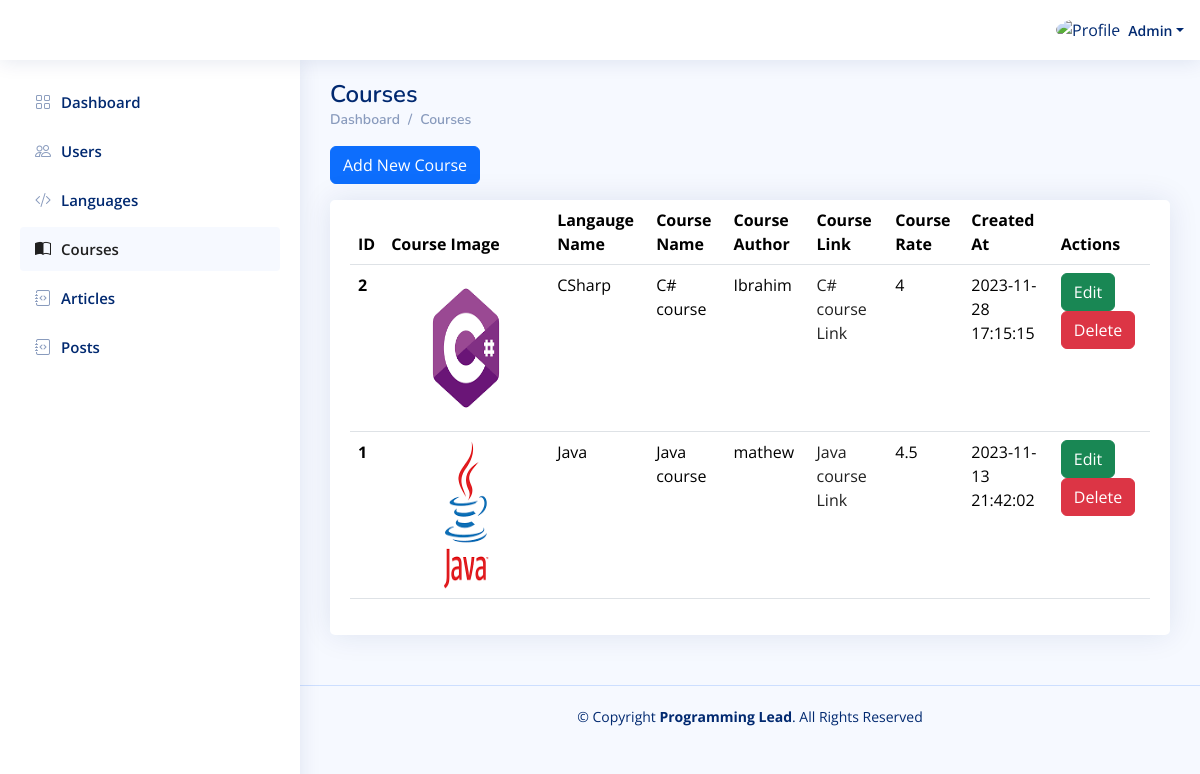
Page /Admin_Dashboard/Courses.php (signed in) on the committed database.
### tables this page shows
CREATE TABLE `users` (
  `id` int(11) NOT NULL,
  `user_type_id` int(11) DEFAULT NULL,
  `name` varchar(255) NOT NULL,
  `email` varchar(255) NOT NULL,
  `password` varchar(255) NOT NULL,
  `phone` varchar(255) NOT NULL,
  `image` varchar(255) DEFAULT 'Reader-Images/userDefault.png',
  `active` int(11) NOT NULL DEFAULT 1,
  `created_at` datetime NOT NULL DEFAULT current_timestamp()
);

CREATE TABLE `languages_courses` (
  `id` int(11) NOT NULL,
  `language_id` int(11) DEFAULT NULL,
  `name` varchar(255) NOT NULL,
  `description` text NOT NULL,
  `image` varchar(255) DEFAULT NULL,
  `author` varchar(255) DEFAULT NULL,
  `link` varchar(255) NOT NULL,
  `rate` varchar(255) NOT NULL,
  `active` int(11) NOT NULL DEFAULT 1,
  `created_at` datetime NOT NULL DEFAULT current_timestamp()
);

CREATE TABLE `languages` (
  `id` int(11) NOT NULL,
  `name` varchar(255) DEFAULT NULL,
  `description` text NOT NULL,
  `image` varchar(255) NOT NULL,
  `started_date` varchar(255) NOT NULL,
  `total_rate` double DEFAULT 0,
  `active` int(11) NOT NULL DEFAULT 1,
  `created_at` datetime NOT NULL DEFAULT current_timestamp()
);

### Admin_Dashboard/Courses.php (the view, shortened to what this page needs)
<?php
include "../Connect.php";
$A_ID = $_SESSION['A_Log'];
if (!$A_ID) {
    echo '<script language="JavaScript">
     document.location="../Adminlogin.php";
    </script>';
} else {
    $sql1 = mysqli_query($con, "select * from users where id='$A_ID'");
    $row1 = mysqli_fetch_array($sql1);
    $name = $row1['name'];
}
?>
<!DOCTYPE html>
<html lang="en">
  <head>
    <link
      href="assets/vendor/bootstrap/css/bootstrap.min.css"
      rel="stylesheet"
    />
    <link
      href="assets/vendor/bootstrap-icons/bootstrap-icons.css"
      rel="stylesheet"
    />
    <link href="assets/vendor/boxicons/css/boxicons.min.css" rel="stylesheet" />
    <link href="assets/vendor/quill/quill.snow.css" rel="stylesheet" />
    <link href="assets/vendor/quill/quill.bubble.css" rel="stylesheet" />
    <link href="assets/vendor/remixicon/remixicon.css" rel="stylesheet" />
    <link href="assets/vendor/simple-datatables/style.css" rel="stylesheet" />
    <link href="assets/css/style.css" rel="stylesheet" />
  </head>
  <body>
    <header id="header" class="header fixed-top d-flex align-items-center">
      <nav class="header-nav ms-auto">
        <ul class="d-flex align-items-center">
          <li class="nav-item dropdown pe-3">
            <a
              class="nav-link nav-profile d-flex align-items-center pe-0"
              href="#"
              data-bs-toggle="dropdown"
            >
              <img
                src="https://www.computerhope.com/jargon/g/guest-user.png"
                alt="Profile"
                class="rounded-circle"
              />
              <span class="d-none d-md-block dropdown-toggle ps-2"><?php echo $name ?></span> </a
            >
          </li>
        </ul>
      </nav>
    </header>
    <?php require './Aside-Nav/Aside.php'?>
    <main id="main" class="main">
      <div class="pagetitle">
        <h1>Courses</h1>
        <nav>
          <ol class="breadcrumb">
            <li class="breadcrumb-item"><a href="index.html">Dashboard</a></li>
            <li class="breadcrumb-item">Courses</li>
          </ol>
        </nav>
      </div>
      <section class="section">
        <div class="mb-3">
          <button
            type="button"
            class="btn btn-primary"
            data-bs-toggle="modal"
            data-bs-target="#verticalycentered"
          >
            Add New Course
          </button>
        </div>
        <div class="row">
          <div class="col-lg-12">
            <div class="card">
              <div class="card-body">
                <table class="table datatable">
                  <thead>
                    <tr>
                      <th scope="col">ID</th>
                      <th scope="col">Course Image</th>
                      <th scope="col">Langauge Name</th>
                      <th scope="col">Course Name</th>
                      <th scope="col">Course Author</th>
                      <th scope="col">Course Link</th>
                      <th scope="col">Course Rate</th>
                      <th scope="col">Created At</th>
                      <th scope="col">Actions</th>
                    </tr>
                  </thead>
                  <tbody>
                  <?php
$sql1 = mysqli_query($con, "SELECT * from languages_courses ORDER BY id DESC");
while ($row1 = mysqli_fetch_array($sql1)) {
    $course_id = $row1['id'];
    $language_id = $row1['language_id'];
    $name = $row1['name'];
    $image = $row1['image'];
    $author = $row1['author'];
    $link = $row1['link'];
    $rate = $row1['rate'];
    $active = $row1['active'];
    $created_at = $row1['created_at'];
    $sql2 = mysqli_query($con, "SELECT * from languages WHERE id = '$language_id' ORDER BY id DESC");
    $row2 = mysqli_fetch_array($sql2);
    $langName = $row2['name'];
    ?>
                    <tr>
                      <th scope="row"><?php echo $course_id ?></th>
                      <td><img src="<?php echo $image ?>" width="150px" height="150px" alt=""></td>
                      <td><?php echo $langName ?></td>
                      <td><?php echo $name ?></td>
                      <td><?php echo $author ?></td>
                      <td><a target="_blank" href="<?php echo $link?>"><?php echo $name?> Link</a></td>
                      <td><?php echo $rate ?></td>
                      <td><?php echo $created_at ?></td>
                      <td>
                      <a href="./Edit-Course.php?course_id=<?php echo $course_id ?>&&language=<?php echo $langName?>&&language_id=<?php echo $language_id?>" class="btn btn-success"
                          >Edit</a
                        >
                        <?php if ($active == 1) {?>
                          <a href="./DeleteOrRestoreCourse.php?course_id=<?php echo $course_id ?>&&isActive=<?php echo 0 ?>" class="btn btn-danger">Delete</a>
                          <?php } else {?>
                            <a href="./DeleteOrRestoreCourse.php?course_id=<?php echo $course_id ?>&&isActive=<?php echo 1 ?>" class="btn btn-primary">Restore</a>
                        <?php }?>
                      </td>
                    </tr>
<?php }?>
                  </tbody>
                </table>
              </div>
            </div>
          </div>
        </div>
      </section>
    </main>
    <footer id="footer" class="footer">
      <div class="copyright">
        &copy; Copyright <strong><span>Programming Lead</span></strong
        >. All Rights Reserved
      </div>
    </footer>
  </body>
</html>

### Admin_Dashboard/assets/css/style.css (style rules this page uses)
:root { scroll-behavior: smooth; }
body { font-family: "Open Sans", sans-serif; background: #f6f9ff; color: #444444; }
a { color: #202020; text-decoration: none; }
h1, h2, h3, h4, h5, h6 { font-family: "Nunito", sans-serif; }
#main { margin-top: 60px; padding: 20px 30px; transition: all 0.3s; }
.pagetitle { margin-bottom: 10px; }
.pagetitle h1 { font-size: 24px; margin-bottom: 0; font-weight: 600; color: #012970; }
.card { margin-bottom: 30px; border: none; border-radius: 5px; box-shadow: 0px 0 30px rgba(1, 41, 112, 0.1); }
.card-body { padding: 0 20px 20px 20px; }
.breadcrumb { font-size: 14px; font-family: "Nunito", sans-serif; color: #899bbd; font-weight: 600; }
.breadcrumb a { color: #899bbd; transition: 0.3s; }
.breadcrumb .breadcrumb-item::before { color: #899bbd; }
.header { transition: all 0.5s; z-index: 997; height: 60px; box-shadow: 0px 2px 20px rgba(1, 41, 112, 0.1); background-color: #fff; padding-left: 20px; }
.header-nav ul { list-style: none; }
.header-nav>ul { margin: 0; padding: 0; }
.header-nav .nav-profile { color: #012970; }
.header-nav .nav-profile img { max-height: 36px; }
.header-nav .nav-profile span { font-size: 14px; font-weight: 600; }
@media (min-width: 1200px) { #main, #footer { margin-left: 300px; } }
.footer { padding: 20px 0; font-size: 14px; transition: all 0.3s; border-top: 1px solid #cddfff; }
.footer .copyright { text-align: center; color: #012970; }

### rows in the picture
users: name "Admin"
languages_courses: id "2", image (picture), language.name "CSharp", name "C# course", author "Ibrahim", rate "4", created_at "2023-11-28 17:15:15"
languages_courses: id "1", image (picture), language.name "Java", name "Java course", author "mathew", rate "4.5", created_at "2023-11-13 21:42:02"
